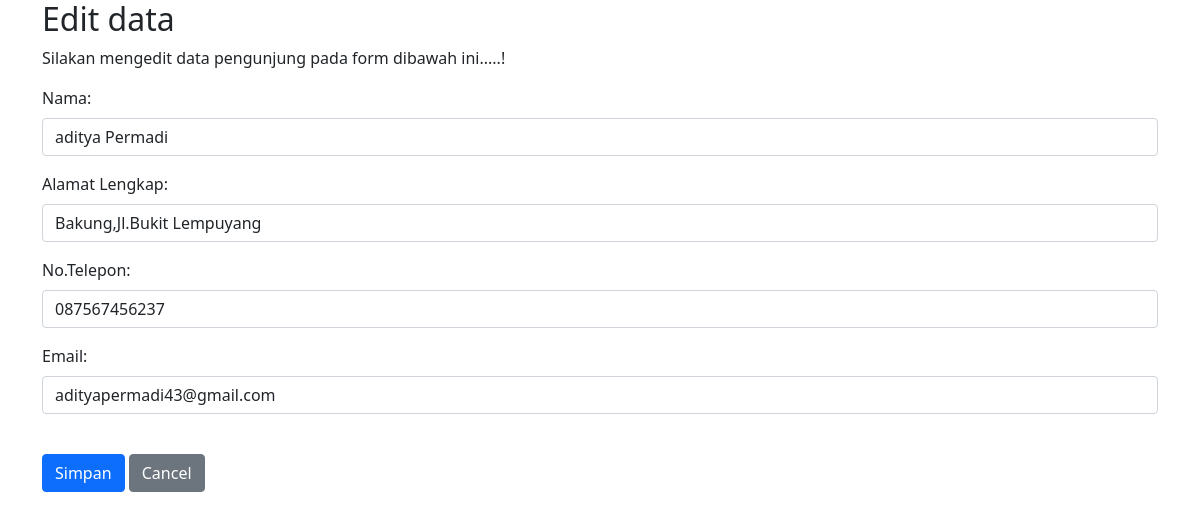
Page /datapengunjung/edit.php?id=1 on the committed database.
### tables this page shows
CREATE TABLE `datapengunjung` (
  `id` int(11) NOT NULL,
  `nama` varchar(100) NOT NULL,
  `alamat` varchar(100) NOT NULL,
  `notelepon` varchar(50) NOT NULL,
  `email` varchar(100) NOT NULL
);

### datapengunjung/koneksi.php (called while the page is built, shortened)
<?php
$conn = mysqli_connect("localhost", "root", "", "crudnative");
function query($query)
{
    global $conn;
    $result = mysqli_query($conn, $query);
    $rows = [];
    while ($row = mysqli_fetch_assoc($result)) {
        $rows[] = $row;
    }
    return $rows;
}
?>

### datapengunjung/edit.php (the view, shortened to what this page needs)
<?php
include 'koneksi.php';
$id = $_GET["id"];
$cek = query("SELECT * FROM datapengunjung WHERE id = $id ")[0];
?>
<!DOCTYPE html>
<html lang="en">
<head>
  <link rel="stylesheet" href="https://maxcdn.bootstrapcdn.com/bootstrap/4.5.2/css/bootstrap.min.css">
  <link rel="stylesheet" type="text/css" href="../css/bootstrap.min.css">
</head>
<body>
<div class="container">
  <h2>Edit data</h2>
  <p>Silakan mengedit data pengunjung pada form dibawah ini.....!</p>
  <form action="edit-fungsi.php"method="POST" class="needs-validation" novalidate>
    <div class="form-group">
      <label for="nama">Nama:</label>
      <input type="text" class="form-control" id="nama" placeholder="Masukkan Nama Lengkap Anda" name="nama" required value="<?= $cek["nama"]; ?>" >
    </div>
    <div class="form-group">
      <label for="alamat">Alamat Lengkap:</label>
      <input type="alamat" class="form-control" id="alamat" placeholder="Masukkan Alamat Lengkap Anda" name="alamat" required  value="<?= $cek["alamat"]; ?>" >
    </div>
    <div class="form-group">
      <label for="notelepon">No.Telepon:</label>
      <input type="notelepon" class="form-control" id="notelepon" placeholder="Masukkan Notelepon Anda" name="notelepon" required value="<?= $cek["notelepon"]; ?>">
    </div><div class="form-group">
      <label for="email">Email:</label>
      <input type="email" class="form-control" id="email" placeholder="Masukkan email Anda" name="email" required value="<?= $cek["email"]; ?>">
    </div><br>
    <button type="submit" class="btn btn-primary" name="update">Simpan</button>
    <button type="button" class="btn btn-secondary"onclick="self.history.back()">Cancel</button>
  </form>
</div>
</body>
</html>

### rows in the picture
datapengunjung: nama "aditya Permadi", alamat "Bakung,Jl.Bukit Lempuyang", notelepon "087567456237", email "adityapermadi43@gmail.com"
